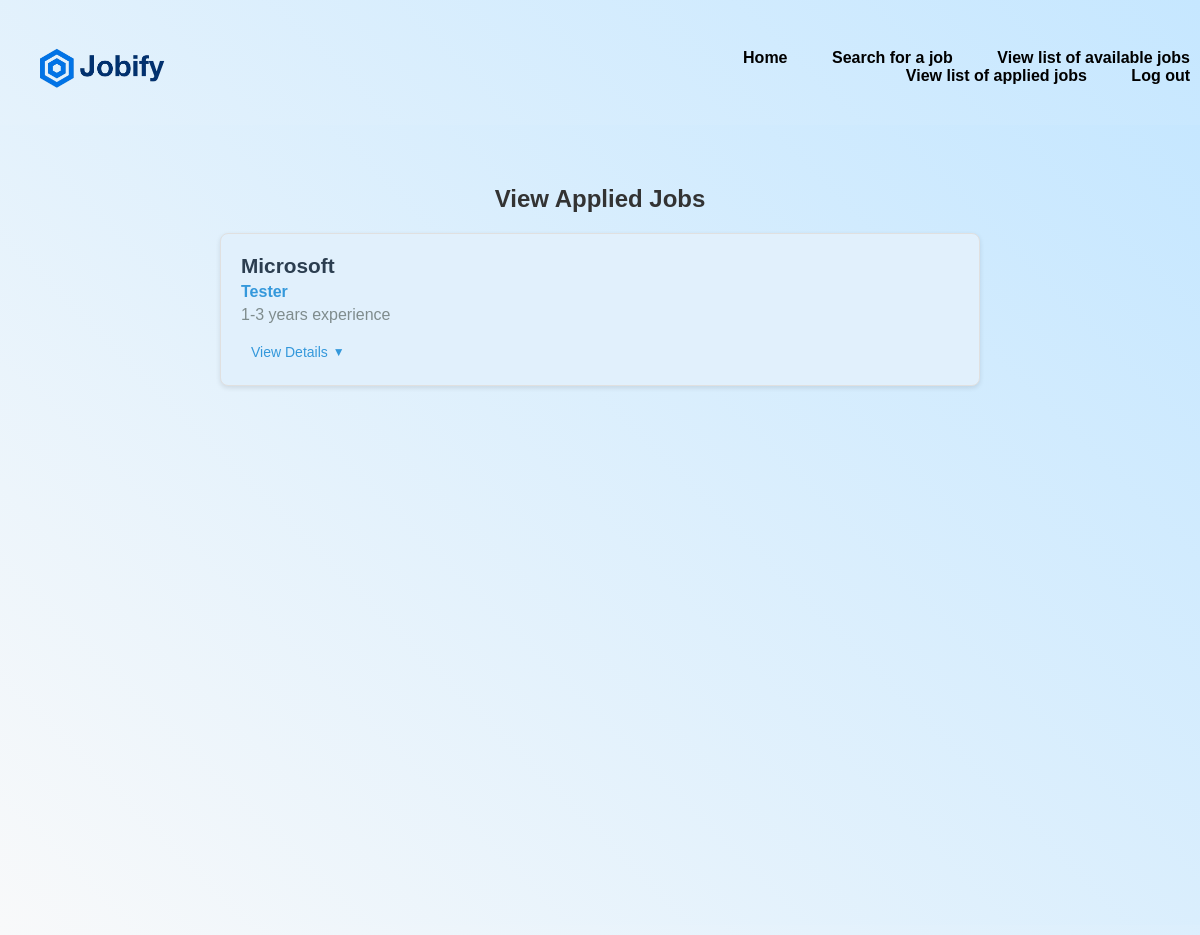
The page /viewAppliedJobs/ (signed in) on the database its author committed.
### base/models.py (models this page shows, shortened)
class JobApplication(models.Model):
    user = models.ForeignKey(User, on_delete=models.CASCADE, related_name='applied_jobs')
    job = models.ForeignKey(Job, on_delete=models.CASCADE, related_name='applications')
    applied_at = models.DateTimeField(auto_now_add=True)
    is_active = models.BooleanField(default=True)
    class Meta:
        unique_together = ('user', 'job')  # prevent applying twice

class Job(models.Model):
    STATUS_CHOICES = [
        ('Open', 'Open'),
        ('Closed', 'Closed'),
    ]
    employer = models.ForeignKey(User, on_delete=models.CASCADE, related_name='posted_jobs')
    title = models.CharField(max_length=200)
    description = models.TextField()
    min_experience = models.IntegerField(default=0, null = False)  # New: For filtering
    max_experience = models.IntegerField(default=1, null = False)   # New
    min_salary = models.IntegerField(default=0, null = False)      # New: Replace CharField
    max_salary = models.IntegerField(default=0, null = False)      # New
    requirements = models.TextField()
    location = models.CharField(max_length=200)
    status = models.CharField(max_length=10, choices=STATUS_CHOICES, default='Open')  # New
    datePosted = models.DateTimeField(auto_now_add=True)
    updateDate = models.DateTimeField(auto_now=True)
    class Meta:
        ordering = ['-updateDate', '-datePosted']

class User(AbstractUser):
    is_admin = models.BooleanField(default=False)
    company_name = models.CharField(max_length=255, null=True, blank=True)
    email = models.EmailField(unique=True)
    REQUIRED_FIELDS = ['email']

### base/views.py (the view)
# urls.py: path('viewAppliedJobs/', views.viewAppliedJobs, name='viewAppliedJobs'),
@login_required(login_url='login')
def viewAppliedJobs(request):
    if request.user.is_admin:
        messages.error(request, "Unauthorized access")
        return redirect('home')
    applied_jobs = JobApplication.objects.filter(user=request.user)
    return render(request, 'base/viewAppliedJobs.html', {'applied_jobs': applied_jobs})

### base/templates/base/viewAppliedJobs.html (shortened to what this page needs)
{% extends 'main.html' %}
{% load static %}
{% block styles %}
    <link rel="stylesheet" href="{% static 'css/global.css' %}">
    <link rel="stylesheet" href="{% static 'css/viewAppliedJobs.css' %}">
{% endblock styles %}
{% block content %}
<div class="hero">
    <div id="jobs-container">
        <h2>View Applied Jobs</h2>
        {% if applied_jobs %}
            {% for application in applied_jobs %}
                <div class="job-card">
                    <div class="job-basic-info">
                        <h3 class="company-name">{{ application.job.employer.company_name }}</h3>
                        <p class="job-title">{{ application.job.title }}</p>
                        <p class="job-experience">{{ application.job.min_experience }}-{{ application.job.max_experience }} years experience</p>
                    </div>
                    <label for="toggle-{{ application.id }}" class="view-details-btn">
                        View Details <span class="arrow">▼</span>
                    </label>
                </div>
            {% endfor %}
        {% else %}
            <p class="no-jobs">You haven't applied to any jobs yet.</p>
        {% endif %}
    </div>
</div>
{% endblock content %}

### static/css/global.css (style rules this page uses)
* { margin: 0; padding: 0; font-family: 'Poppins', sans-serif; box-sizing: border-box; }
.hero { background-color: #F8F9FA; background-image: linear-gradient(45deg,#F8F9FA , #c6e7ff); width: 100%; height: auto; min-height: 100vh; padding: 10px 0; overflow: hidden; position: relative; }

### static/css/viewAppliedJobs.css (style rules this page uses)
#jobs-container { max-width: 800px; margin: 30px auto; padding: 20px; font-family: Arial, sans-serif; }
#jobs-container h2 { color: #333; margin-bottom: 20px; text-align: center; }
.job-card { background: #e1f0fc; border: 1px solid #e0e0e0; border-radius: 8px; padding: 20px; margin-bottom: 20px; box-shadow: 0 2px 5px rgba(0,0,0,0.1); transition: all 0.3s ease; }
.job-basic-info { margin-bottom: 15px; }
.company-name { color: #2c3e50; margin: 0 0 5px 0; font-size: 1.3em; }
.job-title { color: #3498db; margin: 5px 0; font-weight: bold; }
.job-experience { color: #7f8c8d; margin: 5px 0; }
.view-details-btn { background: none; border: none; color: #3498db; font-size: 14px; cursor: pointer; padding: 5px 10px; display: flex; align-items: center; gap: 5px; }
.arrow { font-size: 12px; transition: transform 0.3s; }

### rows shown on the page
JobApplication: job.employer.company_name "Microsoft", job "Tester", job.min_experience "1", job.max_experience "3"
